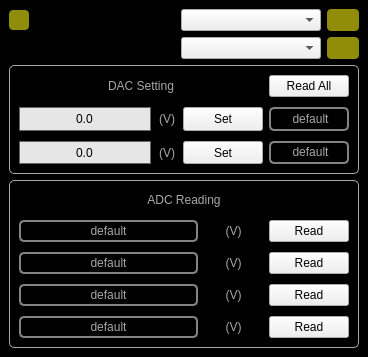
<?xml version="1.0" encoding="UTF-8"?>
<ui version="4.0">
 <class>MainWindow</class>
 <widget class="QMainWindow" name="MainWindow">
  <property name="geometry">
   <rect>
    <x>0</x>
    <y>0</y>
    <width>359</width>
    <height>357</height>
   </rect>
  </property>
  <property name="sizePolicy">
   <sizepolicy hsizetype="Preferred" vsizetype="Preferred">
    <horstretch>0</horstretch>
    <verstretch>0</verstretch>
   </sizepolicy>
  </property>
  <property name="minimumSize">
   <size>
    <width>0</width>
    <height>0</height>
   </size>
  </property>
  <property name="maximumSize">
   <size>
    <width>16777215</width>
    <height>16777215</height>
   </size>
  </property>
  <property name="windowTitle">
   <string>DAC Controler</string>
  </property>
  <property name="windowIcon">
   <iconset resource="../Resources/DEMONSResources.qrc">
    <normaloff>:/Pictures/Pictures/DemonLogo.png</normaloff>:/Pictures/Pictures/DemonLogo.png</iconset>
  </property>
  <widget class="QWidget" name="centralwidget">
   <property name="sizePolicy">
    <sizepolicy hsizetype="Fixed" vsizetype="Fixed">
     <horstretch>0</horstretch>
     <verstretch>0</verstretch>
    </sizepolicy>
   </property>
   <property name="styleSheet">
    <string notr="true">#centralwidget{
background-color: rgb(0, 0, 0);
}

QLabel{
color:rgb(168,168,168)
}

QLineEdit{
border: 1px solid rgb(100,100,100);
background-color:rgb(230,230,230);
}


</string>
   </property>
   <layout class="QGridLayout" name="gridLayout_3" rowstretch="0,0,5,5" columnstretch="0,2,2,0">
    <item row="0" column="0">
     <widget class="QPushButton" name="pushButton_Servers">
      <property name="sizePolicy">
       <sizepolicy hsizetype="Preferred" vsizetype="Preferred">
        <horstretch>0</horstretch>
        <verstretch>0</verstretch>
       </sizepolicy>
      </property>
      <property name="minimumSize">
       <size>
        <width>20</width>
        <height>20</height>
       </size>
      </property>
      <property name="maximumSize">
       <size>
        <width>20</width>
        <height>20</height>
       </size>
      </property>
      <property name="styleSheet">
       <string notr="true">#pushButton_Servers{
background: rgb(144, 140, 9);
 border-radius: 4px;
}</string>
      </property>
      <property name="text">
       <string/>
      </property>
     </widget>
    </item>
    <item row="0" column="1">
     <spacer name="horizontalSpacer_2">
      <property name="orientation">
       <enum>Qt::Horizontal</enum>
      </property>
      <property name="sizeHint" stdset="0">
       <size>
        <width>116</width>
        <height>20</height>
       </size>
      </property>
     </spacer>
    </item>
    <item row="0" column="2">
     <widget class="QComboBox" name="comboBox_DAQ_SelectServer">
      <property name="sizePolicy">
       <sizepolicy hsizetype="Preferred" vsizetype="Preferred">
        <horstretch>0</horstretch>
        <verstretch>0</verstretch>
       </sizepolicy>
      </property>
      <property name="minimumSize">
       <size>
        <width>50</width>
        <height>20</height>
       </size>
      </property>
      <property name="maximumSize">
       <size>
        <width>500</width>
        <height>100</height>
       </size>
      </property>
      <property name="currentIndex">
       <number>-1</number>
      </property>
     </widget>
    </item>
    <item row="0" column="3">
     <widget class="QPushButton" name="pushButton_DAQ_ServerIndicator">
      <property name="sizePolicy">
       <sizepolicy hsizetype="Preferred" vsizetype="Preferred">
        <horstretch>0</horstretch>
        <verstretch>0</verstretch>
       </sizepolicy>
      </property>
      <property name="minimumSize">
       <size>
        <width>20</width>
        <height>20</height>
       </size>
      </property>
      <property name="maximumSize">
       <size>
        <width>16777215</width>
        <height>16777215</height>
       </size>
      </property>
      <property name="toolTip">
       <string/>
      </property>
      <property name="styleSheet">
       <string notr="true">#pushButton_DAQ_ServerIndicator{
background: rgb(144, 140, 9);
 border-radius: 4px;
}</string>
      </property>
      <property name="text">
       <string/>
      </property>
      <property name="default">
       <bool>false</bool>
      </property>
     </widget>
    </item>
    <item row="1" column="0">
     <spacer name="verticalSpacer">
      <property name="orientation">
       <enum>Qt::Vertical</enum>
      </property>
      <property name="sizeHint" stdset="0">
       <size>
        <width>20</width>
        <height>20</height>
       </size>
      </property>
     </spacer>
    </item>
    <item row="1" column="1">
     <spacer name="horizontalSpacer_3">
      <property name="orientation">
       <enum>Qt::Horizontal</enum>
      </property>
      <property name="sizeHint" stdset="0">
       <size>
        <width>152</width>
        <height>20</height>
       </size>
      </property>
     </spacer>
    </item>
    <item row="1" column="2">
     <widget class="QComboBox" name="comboBox_DAQ_SelectDevice">
      <property name="sizePolicy">
       <sizepolicy hsizetype="Preferred" vsizetype="Preferred">
        <horstretch>0</horstretch>
        <verstretch>0</verstretch>
       </sizepolicy>
      </property>
      <property name="minimumSize">
       <size>
        <width>50</width>
        <height>20</height>
       </size>
      </property>
      <property name="maximumSize">
       <size>
        <width>500</width>
        <height>100</height>
       </size>
      </property>
      <property name="currentIndex">
       <number>-1</number>
      </property>
     </widget>
    </item>
    <item row="1" column="3">
     <widget class="QPushButton" name="pushButton_DAQ_DeviceIndicator">
      <property name="sizePolicy">
       <sizepolicy hsizetype="Preferred" vsizetype="Preferred">
        <horstretch>0</horstretch>
        <verstretch>0</verstretch>
       </sizepolicy>
      </property>
      <property name="minimumSize">
       <size>
        <width>20</width>
        <height>20</height>
       </size>
      </property>
      <property name="maximumSize">
       <size>
        <width>16777215</width>
        <height>16777215</height>
       </size>
      </property>
      <property name="toolTip">
       <string/>
      </property>
      <property name="styleSheet">
       <string notr="true">#pushButton_DAQ_DeviceIndicator{
background: rgb(144, 140, 9);
 border-radius: 4px;
}</string>
      </property>
      <property name="text">
       <string/>
      </property>
      <property name="default">
       <bool>false</bool>
      </property>
     </widget>
    </item>
    <item row="2" column="0" colspan="4">
     <widget class="QFrame" name="frame_DAC">
      <property name="styleSheet">
       <string notr="true">#frame_DAC{
border: 1px solid rgb(168,168,168);
border-radius: 5px
}</string>
      </property>
      <property name="frameShape">
       <enum>QFrame::StyledPanel</enum>
      </property>
      <property name="frameShadow">
       <enum>QFrame::Raised</enum>
      </property>
      <layout class="QGridLayout" name="gridLayout" columnstretch="3,0,0,0">
       <property name="verticalSpacing">
        <number>10</number>
       </property>
       <item row="2" column="1">
        <widget class="QLabel" name="label_4">
         <property name="minimumSize">
          <size>
           <width>20</width>
           <height>20</height>
          </size>
         </property>
         <property name="text">
          <string>(V)</string>
         </property>
         <property name="alignment">
          <set>Qt::AlignCenter</set>
         </property>
        </widget>
       </item>
       <item row="2" column="0">
        <widget class="QLineEdit" name="lineEdit_TargetNumber_2">
         <property name="sizePolicy">
          <sizepolicy hsizetype="Expanding" vsizetype="Preferred">
           <horstretch>0</horstretch>
           <verstretch>0</verstretch>
          </sizepolicy>
         </property>
         <property name="minimumSize">
          <size>
           <width>50</width>
           <height>20</height>
          </size>
         </property>
         <property name="maximumSize">
          <size>
           <width>16777215</width>
           <height>16777215</height>
          </size>
         </property>
         <property name="text">
          <string>0.0</string>
         </property>
         <property name="alignment">
          <set>Qt::AlignCenter</set>
         </property>
        </widget>
       </item>
       <item row="1" column="2">
        <widget class="QPushButton" name="pushButton_SET_1">
         <property name="sizePolicy">
          <sizepolicy hsizetype="Minimum" vsizetype="Preferred">
           <horstretch>0</horstretch>
           <verstretch>0</verstretch>
          </sizepolicy>
         </property>
         <property name="maximumSize">
          <size>
           <width>16777215</width>
           <height>16777215</height>
          </size>
         </property>
         <property name="toolTip">
          <string>Test</string>
         </property>
         <property name="text">
          <string>Set</string>
         </property>
        </widget>
       </item>
       <item row="1" column="1">
        <widget class="QLabel" name="label">
         <property name="minimumSize">
          <size>
           <width>20</width>
           <height>20</height>
          </size>
         </property>
         <property name="text">
          <string>(V)</string>
         </property>
         <property name="alignment">
          <set>Qt::AlignCenter</set>
         </property>
        </widget>
       </item>
       <item row="0" column="0" colspan="3">
        <widget class="QLabel" name="label_3">
         <property name="minimumSize">
          <size>
           <width>20</width>
           <height>20</height>
          </size>
         </property>
         <property name="text">
          <string>DAC Setting</string>
         </property>
         <property name="alignment">
          <set>Qt::AlignCenter</set>
         </property>
        </widget>
       </item>
       <item row="1" column="0">
        <widget class="QLineEdit" name="lineEdit_TargetNumber_1">
         <property name="sizePolicy">
          <sizepolicy hsizetype="Expanding" vsizetype="Preferred">
           <horstretch>0</horstretch>
           <verstretch>0</verstretch>
          </sizepolicy>
         </property>
         <property name="minimumSize">
          <size>
           <width>50</width>
           <height>20</height>
          </size>
         </property>
         <property name="maximumSize">
          <size>
           <width>16777215</width>
           <height>16777215</height>
          </size>
         </property>
         <property name="text">
          <string>0.0</string>
         </property>
         <property name="alignment">
          <set>Qt::AlignCenter</set>
         </property>
        </widget>
       </item>
       <item row="2" column="2">
        <widget class="QPushButton" name="pushButton_SET_2">
         <property name="sizePolicy">
          <sizepolicy hsizetype="Minimum" vsizetype="Preferred">
           <horstretch>0</horstretch>
           <verstretch>0</verstretch>
          </sizepolicy>
         </property>
         <property name="maximumSize">
          <size>
           <width>16777215</width>
           <height>16777215</height>
          </size>
         </property>
         <property name="toolTip">
          <string>Test</string>
         </property>
         <property name="text">
          <string>Set</string>
         </property>
        </widget>
       </item>
       <item row="1" column="3">
        <widget class="QLabel" name="label_DAC0">
         <property name="styleSheet">
          <string notr="true">color: rgb(168,168,168);
background-color:rgb(0,0,0);
border: 2px solid  rgb(131,131,131);
border-radius: 5px</string>
         </property>
         <property name="text">
          <string>&lt;html&gt;&lt;head/&gt;&lt;body&gt;&lt;p align=&quot;center&quot;&gt;default&lt;/p&gt;&lt;/body&gt;&lt;/html&gt;</string>
         </property>
        </widget>
       </item>
       <item row="2" column="3">
        <widget class="QLabel" name="label_DAC1">
         <property name="styleSheet">
          <string notr="true">color: rgb(168,168,168);
background-color:rgb(0,0,0);
border: 2px solid  rgb(131,131,131);
border-radius: 5px</string>
         </property>
         <property name="text">
          <string>&lt;html&gt;&lt;head/&gt;&lt;body&gt;&lt;p align=&quot;center&quot;&gt;default&lt;/p&gt;&lt;/body&gt;&lt;/html&gt;</string>
         </property>
        </widget>
       </item>
       <item row="0" column="3">
        <widget class="QPushButton" name="pushButton_ReadAll">
         <property name="text">
          <string>Read All</string>
         </property>
        </widget>
       </item>
      </layout>
     </widget>
    </item>
    <item row="3" column="0" colspan="4">
     <widget class="QFrame" name="frame_ADC">
      <property name="styleSheet">
       <string notr="true">#frame_ADC{
border: 1px solid rgb(168,168,168);
border-radius: 5px
}</string>
      </property>
      <property name="frameShape">
       <enum>QFrame::StyledPanel</enum>
      </property>
      <property name="frameShadow">
       <enum>QFrame::Raised</enum>
      </property>
      <layout class="QGridLayout" name="gridLayout_2" columnstretch="3,1,1">
       <property name="verticalSpacing">
        <number>10</number>
       </property>
       <item row="1" column="1">
        <widget class="QLabel" name="label_2">
         <property name="minimumSize">
          <size>
           <width>20</width>
           <height>20</height>
          </size>
         </property>
         <property name="text">
          <string>(V)</string>
         </property>
         <property name="alignment">
          <set>Qt::AlignCenter</set>
         </property>
        </widget>
       </item>
       <item row="1" column="2">
        <widget class="QPushButton" name="pushButton_Read_1">
         <property name="sizePolicy">
          <sizepolicy hsizetype="Minimum" vsizetype="Preferred">
           <horstretch>0</horstretch>
           <verstretch>0</verstretch>
          </sizepolicy>
         </property>
         <property name="maximumSize">
          <size>
           <width>16777215</width>
           <height>16777215</height>
          </size>
         </property>
         <property name="toolTip">
          <string>Test</string>
         </property>
         <property name="text">
          <string>Read</string>
         </property>
        </widget>
       </item>
       <item row="2" column="1">
        <widget class="QLabel" name="label_5">
         <property name="minimumSize">
          <size>
           <width>20</width>
           <height>20</height>
          </size>
         </property>
         <property name="text">
          <string>(V)</string>
         </property>
         <property name="alignment">
          <set>Qt::AlignCenter</set>
         </property>
        </widget>
       </item>
       <item row="3" column="2">
        <widget class="QPushButton" name="pushButton_Read_3">
         <property name="sizePolicy">
          <sizepolicy hsizetype="Minimum" vsizetype="Preferred">
           <horstretch>0</horstretch>
           <verstretch>0</verstretch>
          </sizepolicy>
         </property>
         <property name="maximumSize">
          <size>
           <width>16777215</width>
           <height>16777215</height>
          </size>
         </property>
         <property name="toolTip">
          <string>Test</string>
         </property>
         <property name="text">
          <string>Read</string>
         </property>
        </widget>
       </item>
       <item row="4" column="1">
        <widget class="QLabel" name="label_9">
         <property name="minimumSize">
          <size>
           <width>20</width>
           <height>20</height>
          </size>
         </property>
         <property name="text">
          <string>(V)</string>
         </property>
         <property name="alignment">
          <set>Qt::AlignCenter</set>
         </property>
        </widget>
       </item>
       <item row="2" column="2">
        <widget class="QPushButton" name="pushButton_Read_2">
         <property name="sizePolicy">
          <sizepolicy hsizetype="Minimum" vsizetype="Preferred">
           <horstretch>0</horstretch>
           <verstretch>0</verstretch>
          </sizepolicy>
         </property>
         <property name="maximumSize">
          <size>
           <width>16777215</width>
           <height>16777215</height>
          </size>
         </property>
         <property name="toolTip">
          <string>Test</string>
         </property>
         <property name="text">
          <string>Read</string>
         </property>
        </widget>
       </item>
       <item row="3" column="1">
        <widget class="QLabel" name="label_7">
         <property name="minimumSize">
          <size>
           <width>20</width>
           <height>20</height>
          </size>
         </property>
         <property name="text">
          <string>(V)</string>
         </property>
         <property name="alignment">
          <set>Qt::AlignCenter</set>
         </property>
        </widget>
       </item>
       <item row="4" column="2">
        <widget class="QPushButton" name="pushButton_Read_4">
         <property name="sizePolicy">
          <sizepolicy hsizetype="Minimum" vsizetype="Preferred">
           <horstretch>0</horstretch>
           <verstretch>0</verstretch>
          </sizepolicy>
         </property>
         <property name="maximumSize">
          <size>
           <width>16777215</width>
           <height>16777215</height>
          </size>
         </property>
         <property name="toolTip">
          <string>Test</string>
         </property>
         <property name="text">
          <string>Read</string>
         </property>
        </widget>
       </item>
       <item row="0" column="0" colspan="3">
        <widget class="QLabel" name="label_10">
         <property name="minimumSize">
          <size>
           <width>20</width>
           <height>20</height>
          </size>
         </property>
         <property name="text">
          <string>ADC Reading</string>
         </property>
         <property name="alignment">
          <set>Qt::AlignCenter</set>
         </property>
        </widget>
       </item>
       <item row="1" column="0">
        <widget class="QLabel" name="label_ADC_1">
         <property name="minimumSize">
          <size>
           <width>20</width>
           <height>20</height>
          </size>
         </property>
         <property name="styleSheet">
          <string notr="true">color: rgb(168,168,168);
background-color:rgb(0,0,0);
border: 2px solid  rgb(131,131,131);
border-radius: 5px</string>
         </property>
         <property name="text">
          <string>default</string>
         </property>
         <property name="alignment">
          <set>Qt::AlignCenter</set>
         </property>
        </widget>
       </item>
       <item row="2" column="0">
        <widget class="QLabel" name="label_ADC_2">
         <property name="minimumSize">
          <size>
           <width>20</width>
           <height>20</height>
          </size>
         </property>
         <property name="styleSheet">
          <string notr="true">color: rgb(168,168,168);
background-color:rgb(0,0,0);
border: 2px solid  rgb(131,131,131);
border-radius: 5px</string>
         </property>
         <property name="text">
          <string>default</string>
         </property>
         <property name="alignment">
          <set>Qt::AlignCenter</set>
         </property>
        </widget>
       </item>
       <item row="3" column="0">
        <widget class="QLabel" name="label_ADC_3">
         <property name="minimumSize">
          <size>
           <width>20</width>
           <height>20</height>
          </size>
         </property>
         <property name="styleSheet">
          <string notr="true">color: rgb(168,168,168);
background-color:rgb(0,0,0);
border: 2px solid  rgb(131,131,131);
border-radius: 5px</string>
         </property>
         <property name="text">
          <string>default</string>
         </property>
         <property name="alignment">
          <set>Qt::AlignCenter</set>
         </property>
        </widget>
       </item>
       <item row="4" column="0">
        <widget class="QLabel" name="label_ADC_4">
         <property name="minimumSize">
          <size>
           <width>20</width>
           <height>20</height>
          </size>
         </property>
         <property name="styleSheet">
          <string notr="true">color: rgb(168,168,168);
background-color:rgb(0,0,0);
border: 2px solid  rgb(131,131,131);
border-radius: 5px</string>
         </property>
         <property name="text">
          <string>default</string>
         </property>
         <property name="alignment">
          <set>Qt::AlignCenter</set>
         </property>
        </widget>
       </item>
      </layout>
     </widget>
    </item>
   </layout>
  </widget>
 </widget>
 <resources>
  <include location="../Resources/DEMONSResources.qrc"/>
 </resources>
 <connections/>
</ui>
